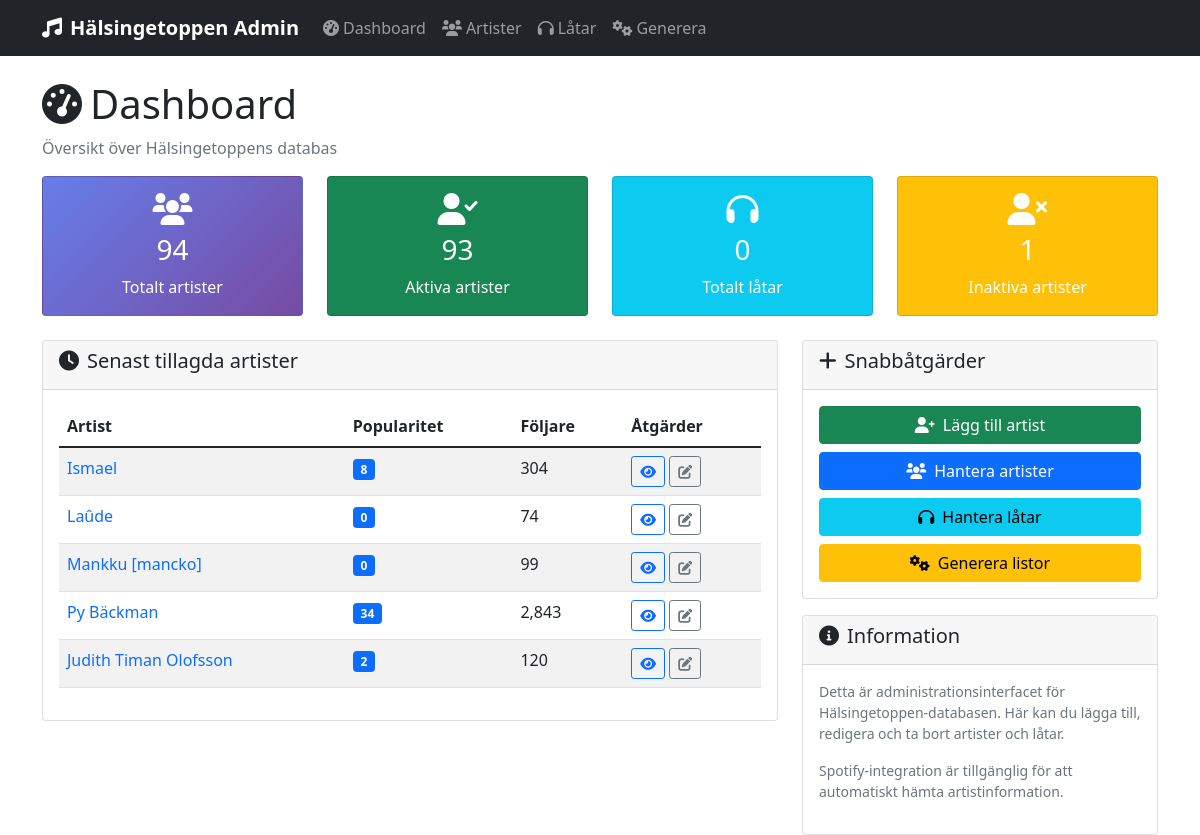
/, run on an earlier commit of the app's database.
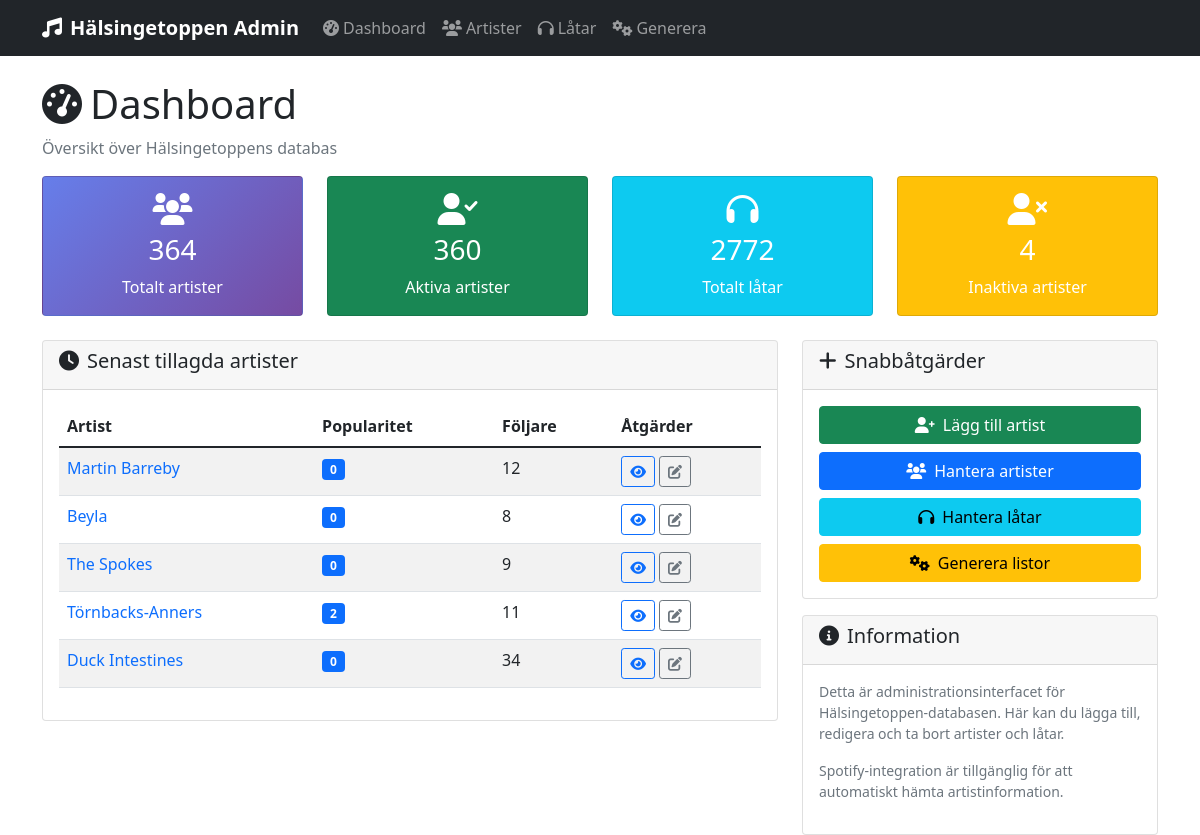
And on a later commit of the database.
### tables this page shows
CREATE TABLE "artists" (
	"id"	TEXT UNIQUE,
	"link_to_area"	INTEGER,
	"name"	TEXT,
	"popularity"	INTEGER,
	"followers"	INTEGER,
	"link"	TEXT,
	"picture_small"	TEXT,
	"picture_large"	INTEGER,
	"bInactivate"	INTEGER,
	"notes"	INTEGER
);

### web_admin.py (the view)
@app.route('/')
def index():
    conn = get_db_connection()
    artist_count = conn.execute('SELECT COUNT(*) FROM artists').fetchone()[0]
    track_count = conn.execute('SELECT COUNT(*) FROM tracks').fetchone()[0]
    active_artists = conn.execute('SELECT COUNT(*) FROM artists WHERE bInactivate = 0 OR bInactivate IS NULL').fetchone()[0]
    recent_artists = conn.execute('''
        SELECT id, name, popularity, followers
        FROM artists
        ORDER BY ROWID DESC
        LIMIT 5
    ''').fetchall()
    conn.close()
    return render_template('dashboard.html',
                         artist_count=artist_count,
                         track_count=track_count,
                         active_artists=active_artists,
                         recent_artists=recent_artists)

### web_admin.py (called while the page is built)
def get_db_connection():
    conn = sqlite3.connect(DB_PATH)
    conn.row_factory = sqlite3.Row
    return conn

### templates/dashboard.html (shortened to what the changed rows need)
{% extends "base.html" %}
{% block content %}
<div class="row">
    <div class="col-12">
        <h1><i class="fas fa-tachometer-alt me-2"></i>Dashboard</h1>
    </div>
</div>
<div class="row mb-4">
    <div class="col-md-3">
        <div class="card stats-card">
            <div class="card-body text-center">
                <i class="fas fa-users fa-2x mb-2"></i>
                <h3>{{ artist_count }}</h3>
                <p class="mb-0">Totalt artister</p>
            </div>
        </div>
    </div>
    <div class="col-md-3">
        <div class="card bg-success text-white">
            <div class="card-body text-center">
                <i class="fas fa-user-check fa-2x mb-2"></i>
                <h3>{{ active_artists }}</h3>
                <p class="mb-0">Aktiva artister</p>
            </div>
        </div>
    </div>
    <div class="col-md-3">
        <div class="card bg-info text-white">
            <div class="card-body text-center">
                <i class="fas fa-headphones fa-2x mb-2"></i>
                <h3>{{ track_count }}</h3>
                <p class="mb-0">Totalt låtar</p>
            </div>
        </div>
    </div>
    <div class="col-md-3">
        <div class="card bg-warning text-white">
            <div class="card-body text-center">
                <i class="fas fa-user-times fa-2x mb-2"></i>
                <h3>{{ artist_count - active_artists }}</h3>
                <p class="mb-0">Inaktiva artister</p>
            </div>
        </div>
    </div>
</div>
<div class="row">
    <div class="col-md-8">
        <div class="card">
            <div class="card-body">
                {% if recent_artists %}
                    <div class="table-responsive">
                        <table class="table table-striped">
                            <thead>
                                <tr>
                                    <th>Artist</th>
                                    <th>Popularitet</th>
                                    <th>Följare</th>
                                    <th>Åtgärder</th>
                                </tr>
                            </thead>
                            <tbody>
                                {% for artist in recent_artists %}
                                <tr>
                                    <td>
                                        <a href="{{ url_for('artist_detail', artist_id=artist.id) }}" class="text-decoration-none">
                                            {{ artist.name }}
                                        </a>
                                    </td>
                                    <td>
                                        <span class="badge bg-primary">{{ artist.popularity }}</span>
                                    </td>
                                    <td>{{ "{:,}".format(artist.followers or 0) }}</td>
                                    <td>
                                        <a href="{{ url_for('artist_detail', artist_id=artist.id) }}" class="btn btn-sm btn-outline-primary">
                                            <i class="fas fa-eye"></i>
                                        </a>
                                        <a href="{{ url_for('edit_artist', artist_id=artist.id) }}" class="btn btn-sm btn-outline-secondary">
                                            <i class="fas fa-edit"></i>
                                        </a>
                                    </td>
                                </tr>
                                {% endfor %}
                            </tbody>
                        </table>
                    </div>
                {% else %}
                    <p class="text-muted">Inga artister i databasen ännu.</p>
                {% endif %}
            </div>
        </div>
    </div>
</div>
{% endblock %}

What changed in the data, as far as the page shows it:
no longer on this page (row edited): artists: name "Ismael", popularity "8", followers "304"
no longer on this page (row edited): artists: name "Laûde", popularity "0", followers "74"
no longer on this page (row edited): artists: name "Mankku [mancko]", popularity "0", followers "99"
no longer on this page (row edited): artists: name "Py Bäckman", popularity "34", followers "2,843"
no longer on this page (row edited): artists: name "Judith Timan Olofsson", popularity "2", followers "120"
added artists: name "Martin Barreby", popularity "0", followers "12"
added artists: name "Beyla", popularity "0", followers "8"
added artists: name "The Spokes", popularity "0", followers "9"
added artists: name "Törnbacks-Anners", popularity "2", followers "11"
added artists: name "Duck Intestines", popularity "0", followers "34"
Also different on the page:
{{ artist_count }}: "94" → "364"
{{ active_artists }}: "93" → "360"
{{ track_count }}: "0" → "2772"
{{ artist_count - active_artists }}: "1" → "4"
